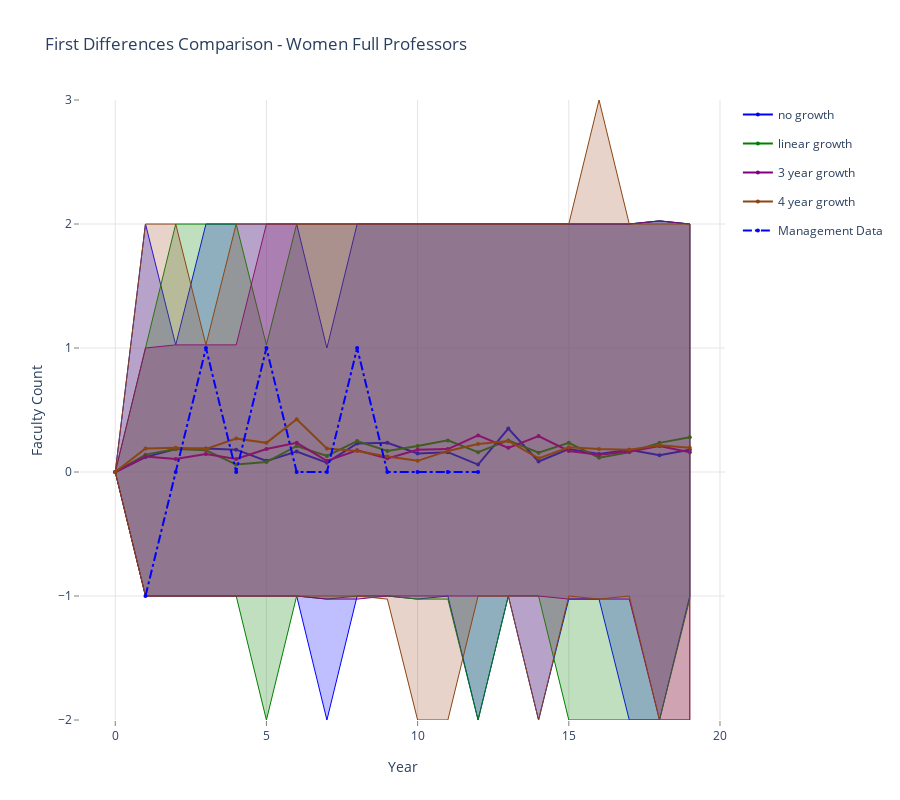

Write notebook code for a chart like this one.
### Markdown cell above
### Women Full Professors

### Code cell
data = []
linecolors = ['rgb(0,0,255)', 'rgb(0,128,0)', 'rgb(128,0,128)', 'rgb(139,69,19)']
fillcolors = ['rgba(0,0,255,0.25)', 'rgba(0,128,0,0.25)', 'rgba(128,0,128,0.25)', 'rgba(160,82,45,0.25)']
legend_labels = ['no growth', 'linear growth', '3 year growth', '4 year growth']

for k,v in enumerate(mlist):
    data.append(go.Scatter(
        x=np.append(v['yr'], v['yr'].values[::-1]),
        y=np.append(v['f3_1d_975'], v['f3_1d_025'].values[::-1]),
        fill='tozerox',
        fillcolor=fillcolors[k],
        line=dict(color=linecolors[k],
                 width=1),
        legendgroup=legend_labels[k],
        showlegend=False,
        mode='lines',
        name=legend_labels[k],
    ))

    data.append(go.Scatter(
        x=v['yr'],
        y=v['f3_1d_avg'],
        line=dict(color=linecolors[k],
                 width=2),
        legendgroup=legend_labels[k],
        showlegend=True,
        marker=dict(
            size=4),
        mode='lines+markers',
        name=legend_labels[k],
    ))


data.append(go.Scatter(
    x=v['yr'], 
    y=v['act_f3_1d'],
    line=dict(color='blue',
             dash='dashdot'),
    name='Management Data',
    mode='lines+markers',
    marker=dict(
        size=4),

))

    
layout = go.Layout(
    title='First Differences Comparison - Women Full Professors',
    height=800,
    width=900,
    paper_bgcolor='rgb(255,255,255)',
    plot_bgcolor='rgb(255,255,255)',
    xaxis=dict(
        visible=True,
        title='Year',
        gridcolor='rgb(229,229,229)',
        showgrid=True,
        showline=True,
        showticklabels=True,
        tickcolor='rgb(127,127,127)',
        ticks='outside',
        zeroline=False
    ),
    yaxis=dict(
        title='Faculty Count',
        gridcolor='rgb(229,229,229)',
        showgrid=True,
        showline=True,
        showticklabels=True,
        tickcolor='rgb(127,127,127)',
        ticks='outside',
        zeroline=False
    ),
)
fig = go.Figure(data=data, layout=layout)
plotly.offline.iplot(fig, filename= 'shaded_lines')

# export image for ingestion to pdf file.
# if not os.path.exists('images'):
#     os.mkdir('images')
# pio.write_image(fig, 'images/change_in_percentage_faculty_women.png')

### Figure 1 — Plotly figure (JSON) as saved in the notebook; plotly's stock layout.template omitted (floating-point values rounded to 4 significant figures)
{"data": [{"fill": "tozerox", "fillcolor": "rgba(0,0,255,0.25)", "legendgroup": "no growth", "line": {"color": "rgb(0,0,255)", "width": 1}, "mode": "lines", "name": "no growth", "showlegend": false, "type": "scatter", "x": [0, 1, 2, 3, 4, 5, 6, 7, 8, 9, 10, 11, 12, 13, 14, 15, 16, 17, 18, 19, 19, 18, 17, 16, 15, 14, 13, 12, 11, 10, 9, 8, 7, 6, 5, 4, 3, 2, 1, 0], "y": [0, 2, 1.025, 2, 2, 2, 2, 1, 2, 2, 2, 2, 2, 2, 2, 2, 2, 2, 2.025, 2, -1, -2, -2, -1.025, -1.025, -2, -1, -2, -1, -1.025, -1, -1, -2, -1, -1, -1, -1, -1, -1, 0]}, {"legendgroup": "no growth", "line": {"color": "rgb(0,0,255)", "width": 2}, "marker": {"size": 4}, "mode": "lines+markers", "name": "no growth", "showlegend": true, "type": "scatter", "x": [0, 1, 2, 3, 4, 5, 6, 7, 8, 9, 10, 11, 12, 13, 14, 15, 16, 17, 18, 19], "y": [0, 0.12, 0.185, 0.19, 0.18, 0.09, 0.165, 0.075, 0.23, 0.235, 0.15, 0.16, 0.06, 0.35, 0.085, 0.185, 0.145, 0.18, 0.135, 0.18]}, {"fill": "tozerox", "fillcolor": "rgba(0,128,0,0.25)", "legendgroup": "linear growth", "line": {"color": "rgb(0,128,0)", "width": 1}, "mode": "lines", "name": "linear growth", "showlegend": false, "type": "scatter", "x": [0, 1, 2, 3, 4, 5, 6, 7, 8, 9, 10, 11, 12, 13, 14, 15, 16, 17, 18, 19, 19, 18, 17, 16, 15, 14, 13, 12, 11, 10, 9, 8, 7, 6, 5, 4, 3, 2, 1, 0], "y": [0, 1, 2, 2, 2, 1.025, 2, 2, 2, 2, 2, 2, 2, 2, 2, 2, 2, 2, 2.025, 2, -1.025, -2, -2, -2, -2, -1, -1, -2, -1.025, -1.025, -1, -1, -1.025, -1, -2, -1, -1, -1, -1, 0]}, {"legendgroup": "linear growth", "line": {"color": "rgb(0,128,0)", "width": 2}, "marker": {"size": 4}, "mode": "lines+markers", "name": "linear growth", "showlegend": true, "type": "scatter", "x": [0, 1, 2, 3, 4, 5, 6, 7, 8, 9, 10, 11, 12, 13, 14, 15, 16, 17, 18, 19], "y": [0, 0.14, 0.185, 0.175, 0.06, 0.08, 0.21, 0.13, 0.25, 0.17, 0.21, 0.255, 0.16, 0.255, 0.155, 0.235, 0.115, 0.16, 0.235, 0.28]}, {"fill": "tozerox", "fillcolor": "rgba(128,0,128,0.25)", "legendgroup": "3 year growth", "line": {"color": "rgb(128,0,128)", "width": 1}, "mode": "lines", "name": "3 year growth", "showlegend": false, "type": "scatter", "x": [0, 1, 2, 3, 4, 5, 6, 7, 8, 9, 10, 11, 12, 13, 14, 15, 16, 17, 18, 19, 19, 18, 17, 16, 15, 14, 13, 12, 11, 10, 9, 8, 7, 6, 5, 4, 3, 2, 1, 0], "y": [0, 1, 1.025, 1.025, 1.025, 2, 2, 2, 2, 2, 2, 2, 2, 2, 2, 2, 2, 2, 2.025, 2, -2, -2, -1.025, -1.025, -1.025, -1, -1, -1, -1, -1, -1, -1.025, -1.025, -1, -1, -1, -1, -1, -1, 0]}, {"legendgroup": "3 year growth", "line": {"color": "rgb(128,0,128)", "width": 2}, "marker": {"size": 4}, "mode": "lines+markers", "name": "3 year growth", "showlegend": true, "type": "scatter", "x": [0, 1, 2, 3, 4, 5, 6, 7, 8, 9, 10, 11, 12, 13, 14, 15, 16, 17, 18, 19], "y": [0, 0.125, 0.105, 0.145, 0.105, 0.185, 0.235, 0.09, 0.175, 0.11, 0.18, 0.185, 0.295, 0.195, 0.29, 0.17, 0.14, 0.165, 0.21, 0.16]}, {"fill": "tozerox", "fillcolor": "rgba(160,82,45,0.25)", "legendgroup": "4 year growth", "line": {"color": "rgb(139,69,19)", "width": 1}, "mode": "lines", "name": "4 year growth", "showlegend": false, "type": "scatter", "x": [0, 1, 2, 3, 4, 5, 6, 7, 8, 9, 10, 11, 12, 13, 14, 15, 16, 17, 18, 19, 19, 18, 17, 16, 15, 14, 13, 12, 11, 10, 9, 8, 7, 6, 5, 4, 3, 2, 1, 0], "y": [0, 2, 2, 1.025, 2, 2, 2, 2, 2, 2, 2, 2, 2, 2, 2, 2, 3, 2, 2, 2, -2, -2, -1, -1.025, -1, -2, -1, -1, -2, -2, -1.025, -1, -1, -1, -1, -1, -1, -1, -1, 0]}, {"legendgroup": "4 year growth", "line": {"color": "rgb(139,69,19)", "width": 2}, "marker": {"size": 4}, "mode": "lines+markers", "name": "4 year growth", "showlegend": true, "type": "scatter", "x": [0, 1, 2, 3, 4, 5, 6, 7, 8, 9, 10, 11, 12, 13, 14, 15, 16, 17, 18, 19], "y": [0, 0.19, 0.195, 0.185, 0.27, 0.235, 0.425, 0.19, 0.17, 0.125, 0.09, 0.17, 0.225, 0.25, 0.11, 0.2, 0.185, 0.18, 0.215, 0.195]}, {"line": {"color": "blue", "dash": "dashdot"}, "marker": {"size": 4}, "mode": "lines+markers", "name": "Management Data", "type": "scatter", "x": [0, 1, 2, 3, 4, 5, 6, 7, 8, 9, 10, 11, 12, 13, 14, 15, 16, 17, 18, 19], "y": [null, -1, 0, 1, 0, 1, 0, 0, 1, 0, 0, 0, 0, null, null, null, null, null, null, null]}], "layout": {"height": 800, "paper_bgcolor": "rgb(255,255,255)", "plot_bgcolor": "rgb(255,255,255)", "title": {"text": "First Differences Comparison - Women Full Professors"}, "width": 900, "xaxis": {"gridcolor": "rgb(229,229,229)", "showgrid": true, "showline": true, "showticklabels": true, "tickcolor": "rgb(127,127,127)", "ticks": "outside", "title": {"text": "Year"}, "visible": true, "zeroline": false}, "yaxis": {"gridcolor": "rgb(229,229,229)", "showgrid": true, "showline": true, "showticklabels": true, "tickcolor": "rgb(127,127,127)", "ticks": "outside", "title": {"text": "Faculty Count"}, "zeroline": false}}}
